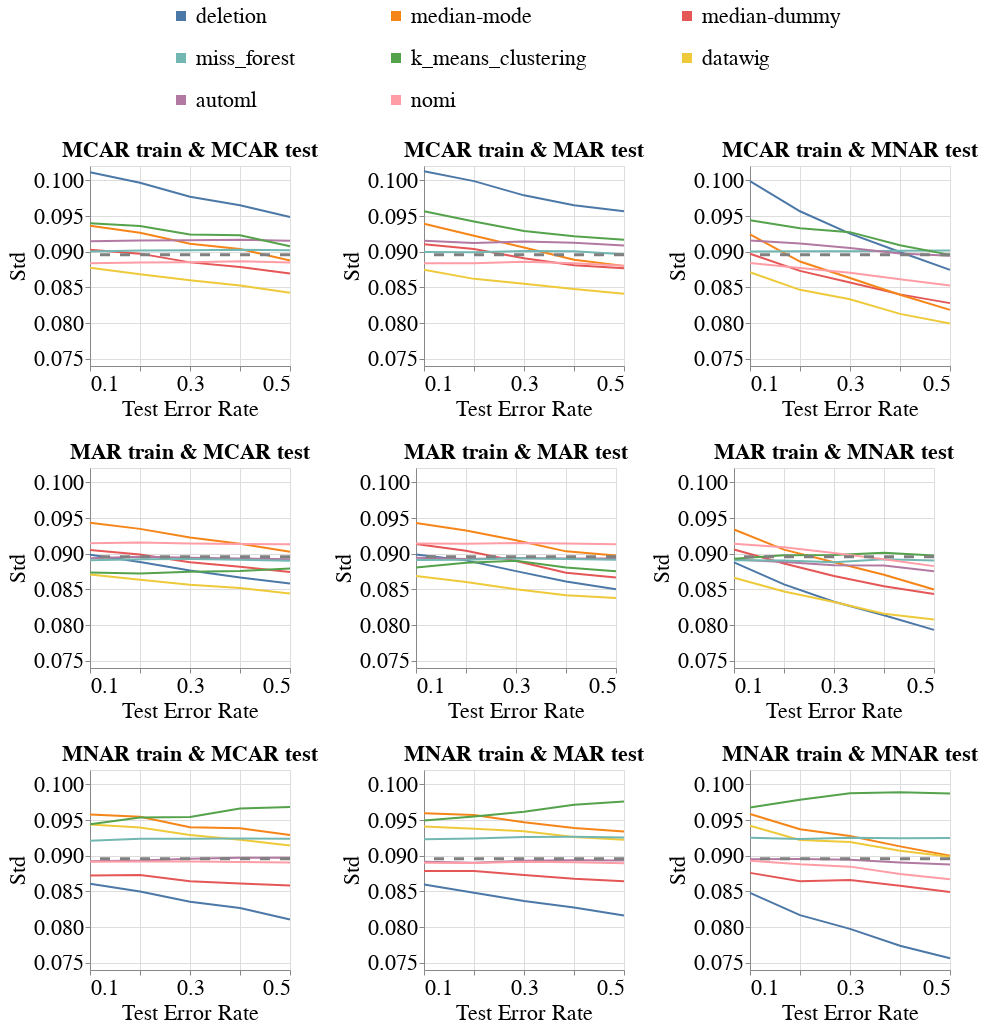

Source (notebook cell):
### Code cell
create_line_bands_for_diff_imputers(dataset_name=DATASET_NAME,
                                    model_name='rf_clf',
                                    metric_name='Std',
                                    db_client=db_client,
                                    with_band=False)

### Figure 1 — Vega-Lite specification as saved in the notebook (floating-point values rounded to 4 significant figures; data arrays with more than 128 entries replaced by an {"elided": "..."} marker saying what was removed)
{"config": {"view": {"continuousWidth": 400, "continuousHeight": 300}, "axis": {"labelFontSize": 22, "labelFontWeight": "normal", "titleFontSize": 22, "titleFontWeight": "normal"}, "legend": {"columns": 3, "direction": "horizontal", "labelFontSize": 22, "labelLimit": 400, "orient": "top", "symbolOffset": 80, "symbolStrokeWidth": 10, "titleAnchor": "middle", "titleFontSize": 22, "titleLimit": 300}, "title": {"fontSize": 22}}, "vconcat": [{"hconcat": [{"layer": [{"data": {"name": "data-05e41faac08dc5a6f3f33b955fe3cd30"}, "mark": "line", "encoding": {"color": {"field": "Null_Imputer_Name", "sort": ["deletion", "median-mode", "median-dummy", "miss_forest", "k_means_clustering", "datawig", "automl", "boost_clean"], "title": null, "type": "nominal"}, "x": {"axis": {"labelExpr": "(datum.value == 0.1) || (datum.value == 0.3) || (datum.value == 0.5) ? datum.label : ''"}, "field": "Test_Error_Rate", "scale": {"nice": false}, "title": "Test Error Rate", "type": "quantitative"}, "y": {"aggregate": "mean", "field": "Metric_Value", "scale": {"zero": false}, "title": "Std", "type": "quantitative"}}}, {"data": {"name": "data-c13988310fbc5260c8678b0737e21007"}, "mark": {"type": "rule", "strokeDash": [10, 10]}, "encoding": {"color": {"value": "grey"}, "size": {"value": 3}, "y": {"field": "Baseline_Mean", "type": "quantitative"}}}], "height": 200, "title": {"text": "MCAR train & MCAR test", "fontSize": 22}, "width": 200}, {"layer": [{"data": {"name": "data-556e89f8949c68a60414f53537b5debe"}, "mark": "line", "encoding": {"color": {"field": "Null_Imputer_Name", "sort": ["deletion", "median-mode", "median-dummy", "miss_forest", "k_means_clustering", "datawig", "automl", "boost_clean"], "title": null, "type": "nominal"}, "x": {"axis": {"labelExpr": "(datum.value == 0.1) || (datum.value == 0.3) || (datum.value == 0.5) ? datum.label : ''"}, "field": "Test_Error_Rate", "scale": {"nice": false}, "title": "Test Error Rate", "type": "quantitative"}, "y": {"aggregate": "mean", "field": "Metric_Value", "scale": {"zero": false}, "title": "Std", "type": "quantitative"}}}, {"data": {"name": "data-c13988310fbc5260c8678b0737e21007"}, "mark": {"type": "rule", "strokeDash": [10, 10]}, "encoding": {"color": {"value": "grey"}, "size": {"value": 3}, "y": {"field": "Baseline_Mean", "type": "quantitative"}}}], "height": 200, "title": {"text": "MCAR train & MAR test", "fontSize": 22}, "width": 200}, {"layer": [{"data": {"name": "data-9f825c5ad76091d012d1b77758cc076e"}, "mark": "line", "encoding": {"color": {"field": "Null_Imputer_Name", "sort": ["deletion", "median-mode", "median-dummy", "miss_forest", "k_means_clustering", "datawig", "automl", "boost_clean"], "title": null, "type": "nominal"}, "x": {"axis": {"labelExpr": "(datum.value == 0.1) || (datum.value == 0.3) || (datum.value == 0.5) ? datum.label : ''"}, "field": "Test_Error_Rate", "scale": {"nice": false}, "title": "Test Error Rate", "type": "quantitative"}, "y": {"aggregate": "mean", "field": "Metric_Value", "scale": {"zero": false}, "title": "Std", "type": "quantitative"}}}, {"data": {"name": "data-c13988310fbc5260c8678b0737e21007"}, "mark": {"type": "rule", "strokeDash": [10, 10]}, "encoding": {"color": {"value": "grey"}, "size": {"value": 3}, "y": {"field": "Baseline_Mean", "type": "quantitative"}}}], "height": 200, "title": {"text": "MCAR train & MNAR test", "fontSize": 22}, "width": 200}], "resolve": {"scale": {"y": "shared"}}}, {"hconcat": [{"layer": [{"data": {"name": "data-fed4879aaa4aa94e2f78bd4b5a8cb116"}, "mark": "line", "encoding": {"color": {"field": "Null_Imputer_Name", "sort": ["deletion", "median-mode", "median-dummy", "miss_forest", "k_means_clustering", "datawig", "automl", "boost_clean"], "title": null, "type": "nominal"}, "x": {"axis": {"labelExpr": "(datum.value == 0.1) || (datum.value == 0.3) || (datum.value == 0.5) ? datum.label : ''"}, "field": "Test_Error_Rate", "scale": {"nice": false}, "title": "Test Error Rate", "type": "quantitative"}, "y": {"aggregate": "mean", "field": "Metric_Value", "scale": {"zero": false}, "title": "Std", "type": "quantitative"}}}, {"data": {"name": "data-c13988310fbc5260c8678b0737e21007"}, "mark": {"type": "rule", "strokeDash": [10, 10]}, "encoding": {"color": {"value": "grey"}, "size": {"value": 3}, "y": {"field": "Baseline_Mean", "type": "quantitative"}}}], "height": 200, "title": {"text": "MAR train & MCAR test", "fontSize": 22}, "width": 200}, {"layer": [{"data": {"name": "data-f2fff780f7e4dfe3e59379951549d4a1"}, "mark": "line", "encoding": {"color": {"field": "Null_Imputer_Name", "sort": ["deletion", "median-mode", "median-dummy", "miss_forest", "k_means_clustering", "datawig", "automl", "boost_clean"], "title": null, "type": "nominal"}, "x": {"axis": {"labelExpr": "(datum.value == 0.1) || (datum.value == 0.3) || (datum.value == 0.5) ? datum.label : ''"}, "field": "Test_Error_Rate", "scale": {"nice": false}, "title": "Test Error Rate", "type": "quantitative"}, "y": {"aggregate": "mean", "field": "Metric_Value", "scale": {"zero": false}, "title": "Std", "type": "quantitative"}}}, {"data": {"name": "data-c13988310fbc5260c8678b0737e21007"}, "mark": {"type": "rule", "strokeDash": [10, 10]}, "encoding": {"color": {"value": "grey"}, "size": {"value": 3}, "y": {"field": "Baseline_Mean", "type": "quantitative"}}}], "height": 200, "title": {"text": "MAR train & MAR test", "fontSize": 22}, "width": 200}, {"layer": [{"data": {"name": "data-e005eac7c2d3364abd7dd49ca946abc1"}, "mark": "line", "encoding": {"color": {"field": "Null_Imputer_Name", "sort": ["deletion", "median-mode", "median-dummy", "miss_forest", "k_means_clustering", "datawig", "automl", "boost_clean"], "title": null, "type": "nominal"}, "x": {"axis": {"labelExpr": "(datum.value == 0.1) || (datum.value == 0.3) || (datum.value == 0.5) ? datum.label : ''"}, "field": "Test_Error_Rate", "scale": {"nice": false}, "title": "Test Error Rate", "type": "quantitative"}, "y": {"aggregate": "mean", "field": "Metric_Value", "scale": {"zero": false}, "title": "Std", "type": "quantitative"}}}, {"data": {"name": "data-c13988310fbc5260c8678b0737e21007"}, "mark": {"type": "rule", "strokeDash": [10, 10]}, "encoding": {"color": {"value": "grey"}, "size": {"value": 3}, "y": {"field": "Baseline_Mean", "type": "quantitative"}}}], "height": 200, "title": {"text": "MAR train & MNAR test", "fontSize": 22}, "width": 200}], "resolve": {"scale": {"y": "shared"}}}, {"hconcat": [{"layer": [{"data": {"name": "data-1367660fb24efc8b732c972baec52258"}, "mark": "line", "encoding": {"color": {"field": "Null_Imputer_Name", "sort": ["deletion", "median-mode", "median-dummy", "miss_forest", "k_means_clustering", "datawig", "automl", "boost_clean"], "title": null, "type": "nominal"}, "x": {"axis": {"labelExpr": "(datum.value == 0.1) || (datum.value == 0.3) || (datum.value == 0.5) ? datum.label : ''"}, "field": "Test_Error_Rate", "scale": {"nice": false}, "title": "Test Error Rate", "type": "quantitative"}, "y": {"aggregate": "mean", "field": "Metric_Value", "scale": {"zero": false}, "title": "Std", "type": "quantitative"}}}, {"data": {"name": "data-c13988310fbc5260c8678b0737e21007"}, "mark": {"type": "rule", "strokeDash": [10, 10]}, "encoding": {"color": {"value": "grey"}, "size": {"value": 3}, "y": {"field": "Baseline_Mean", "type": "quantitative"}}}], "height": 200, "title": {"text": "MNAR train & MCAR test", "fontSize": 22}, "width": 200}, {"layer": [{"data": {"name": "data-8f55821eb43858de0ef41a5296b43d81"}, "mark": "line", "encoding": {"color": {"field": "Null_Imputer_Name", "sort": ["deletion", "median-mode", "median-dummy", "miss_forest", "k_means_clustering", "datawig", "automl", "boost_clean"], "title": null, "type": "nominal"}, "x": {"axis": {"labelExpr": "(datum.value == 0.1) || (datum.value == 0.3) || (datum.value == 0.5) ? datum.label : ''"}, "field": "Test_Error_Rate", "scale": {"nice": false}, "title": "Test Error Rate", "type": "quantitative"}, "y": {"aggregate": "mean", "field": "Metric_Value", "scale": {"zero": false}, "title": "Std", "type": "quantitative"}}}, {"data": {"name": "data-c13988310fbc5260c8678b0737e21007"}, "mark": {"type": "rule", "strokeDash": [10, 10]}, "encoding": {"color": {"value": "grey"}, "size": {"value": 3}, "y": {"field": "Baseline_Mean", "type": "quantitative"}}}], "height": 200, "title": {"text": "MNAR train & MAR test", "fontSize": 22}, "width": 200}, {"layer": [{"data": {"name": "data-76890db1cb0c8ecd602419b26585c908"}, "mark": "line", "encoding": {"color": {"field": "Null_Imputer_Name", "sort": ["deletion", "median-mode", "median-dummy", "miss_forest", "k_means_clustering", "datawig", "automl", "boost_clean"], "title": null, "type": "nominal"}, "x": {"axis": {"labelExpr": "(datum.value == 0.1) || (datum.value == 0.3) || (datum.value == 0.5) ? datum.label : ''"}, "field": "Test_Error_Rate", "scale": {"nice": false}, "title": "Test Error Rate", "type": "quantitative"}, "y": {"aggregate": "mean", "field": "Metric_Value", "scale": {"zero": false}, "title": "Std", "type": "quantitative"}}}, {"data": {"name": "data-c13988310fbc5260c8678b0737e21007"}, "mark": {"type": "rule", "strokeDash": [10, 10]}, "encoding": {"color": {"value": "grey"}, "size": {"value": 3}, "y": {"field": "Baseline_Mean", "type": "quantitative"}}}], "height": 200, "title": {"text": "MNAR train & MNAR test", "fontSize": 22}, "width": 200}], "resolve": {"scale": {"y": "shared"}}}], "resolve": {"scale": {"y": "shared"}}, "$schema": "https://vega.github.io/schema/vega-lite/v4.17.0.json", "datasets": {"data-05e41faac08dc5a6f3f33b955fe3cd30": {"elided": "240 records"}, "data-c13988310fbc5260c8678b0737e21007": [{"Baseline_Mean": 0.08958}], "data-556e89f8949c68a60414f53537b5debe": {"elided": "240 records"}, "data-9f825c5ad76091d012d1b77758cc076e": {"elided": "240 records"}, "data-fed4879aaa4aa94e2f78bd4b5a8cb116": {"elided": "240 records"}, "data-f2fff780f7e4dfe3e59379951549d4a1": {"elided": "240 records"}, "data-e005eac7c2d3364abd7dd49ca946abc1": {"elided": "240 records"}, "data-1367660fb24efc8b732c972baec52258": {"elided": "240 records"}, "data-8f55821eb43858de0ef41a5296b43d81": {"elided": "240 records"}, "data-76890db1cb0c8ecd602419b26585c908": {"elided": "240 records"}}}
